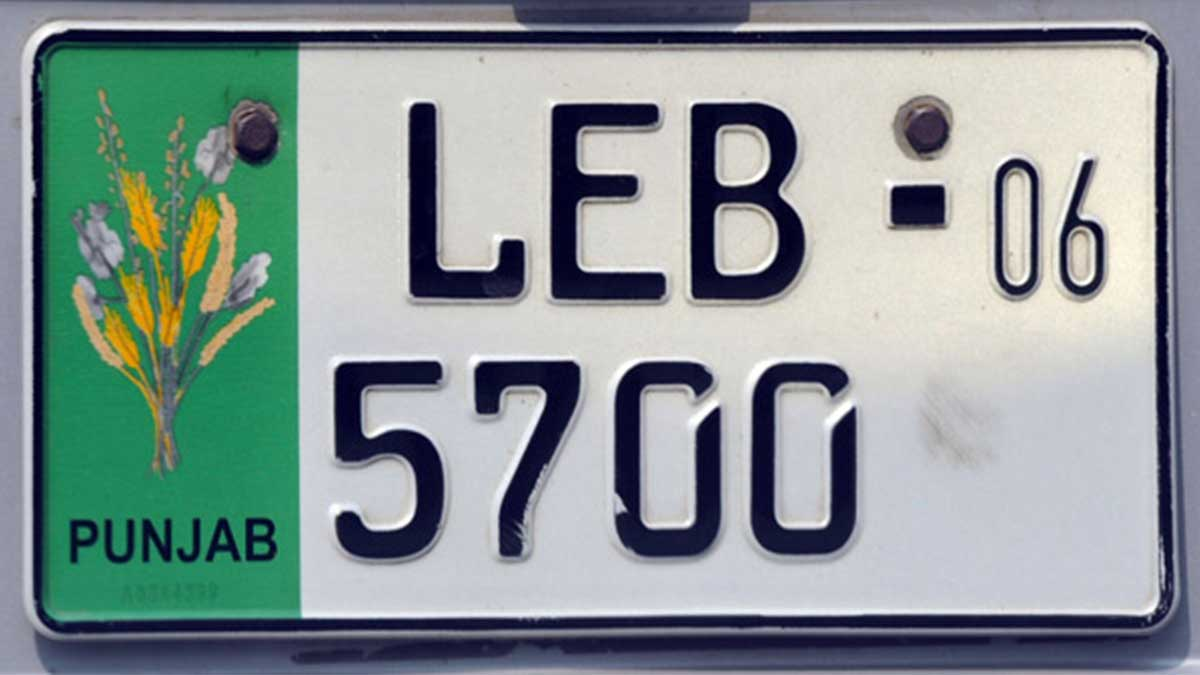
#> input picture number-plate.jpg, 1200 x 675 px, found by its file name
$ python Adaptive.py
#> lines starting #> are read from the running program, lines starting #| are printed output that depends on the picture; after the words box and inside, x2 and y2 are one past the last pixel; in counts of white or black regions, pixels touching at a corner belong together
import cv2

img=cv2.imread(r"D:\ROS Assignment\Open CV\Threshold\number-plate.jpg")
#> img is the input picture: shape (675, 1200, 3); mean B, G, R 148.9, 149.6, 136.3
gray_img = cv2.cvtColor(img, cv2.COLOR_BGR2GRAY)
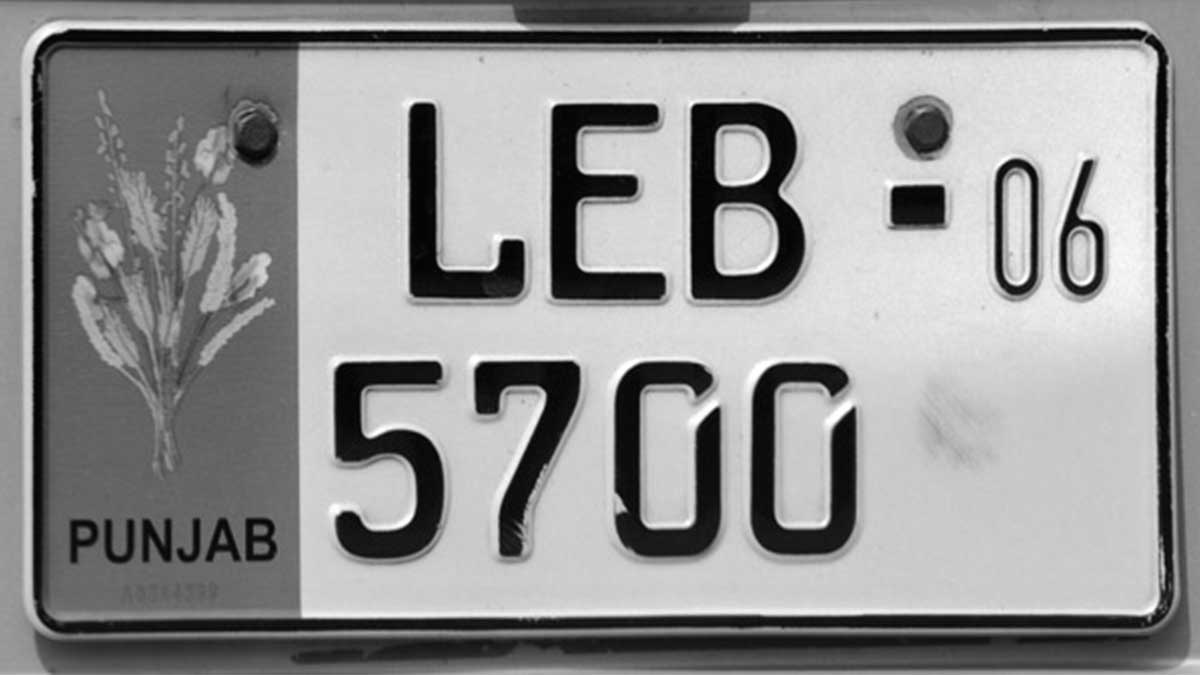
#> gray_img: shape (675, 1200); min 2, max 255, mean 145.5
cv2.imshow("GrayImage", gray_img)
cv2.waitKey()

gauss_blur=cv2.GaussianBlur(gray_img,(9,9),6)
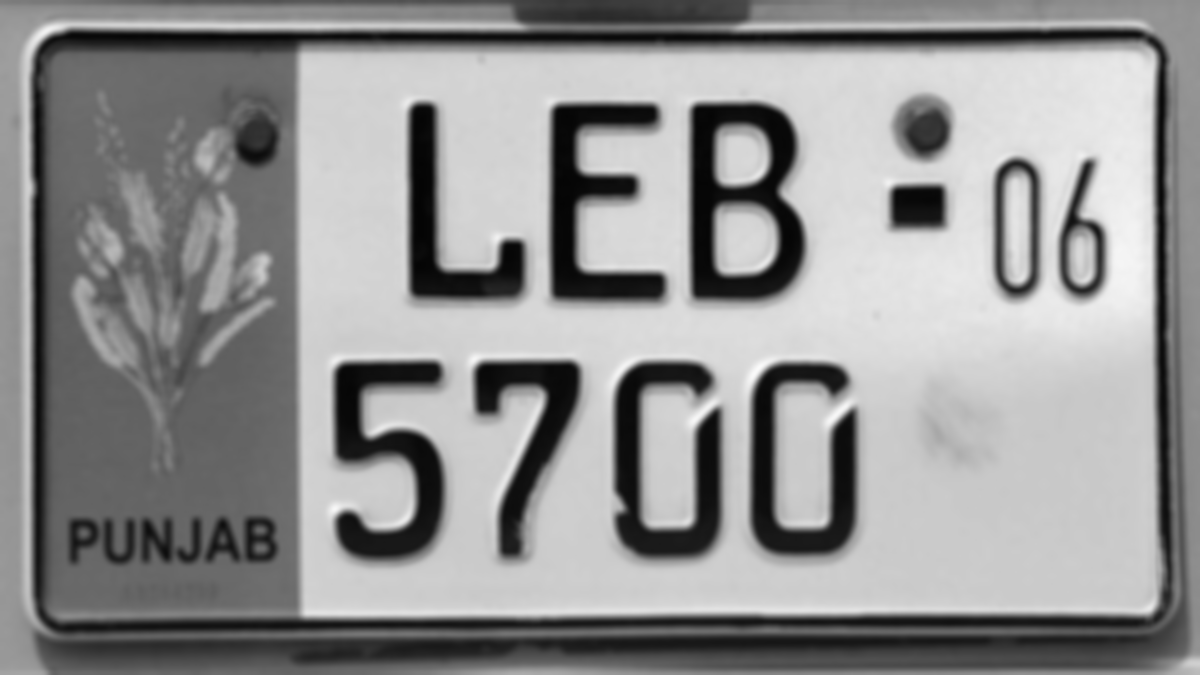
#> gauss_blur: shape (675, 1200); min 4, max 250, mean 145.5
cv2.imshow("GAUSSIAN BLUR",gauss_blur)
cv2.waitKey()

adaptive = cv2.adaptiveThreshold(gauss_blur, 255, cv2.ADAPTIVE_THRESH_MEAN_C, cv2.THRESH_BINARY_INV, 11, 5)
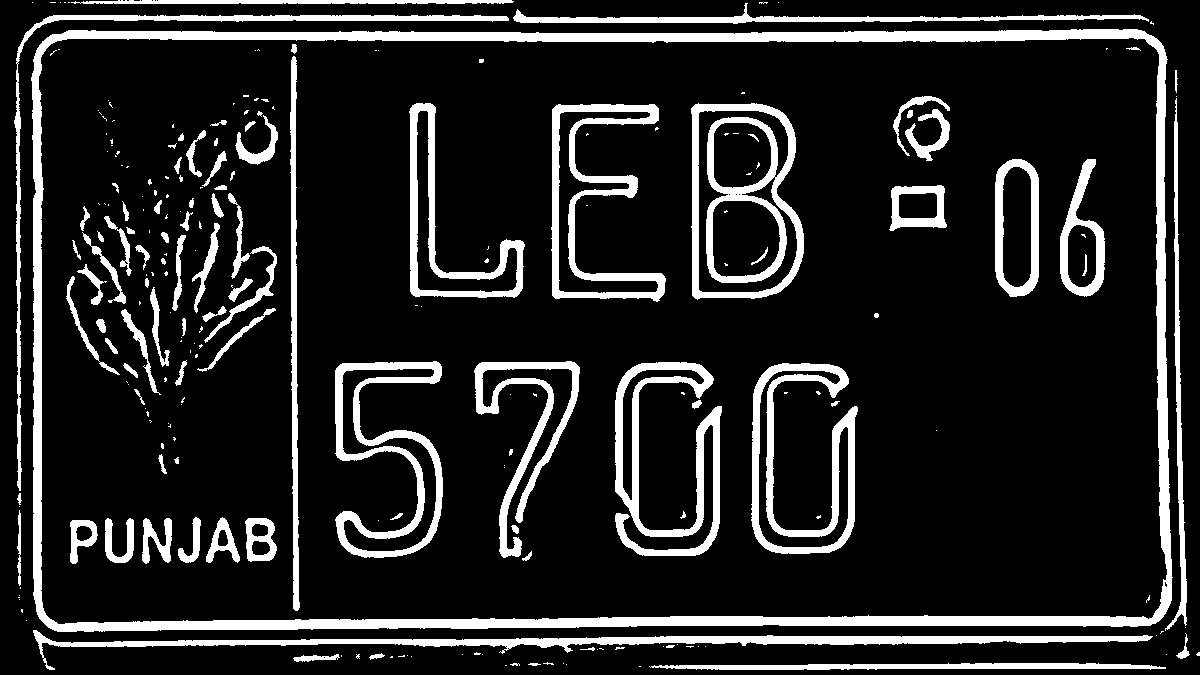
#> adaptive: shape (675, 1200); 14.5% white; 237 white regions (141 under 20 px), largest, box (x1, y1, x2, y2) and area: (31, 29, 1173, 632) 31265, (33, 630, 1153, 670) 7493, (691, 103, 804, 300) 7217

cv2.imshow("thresholded image",adaptive)
cv2.imwrite("adaptive.jpg",adaptive)
